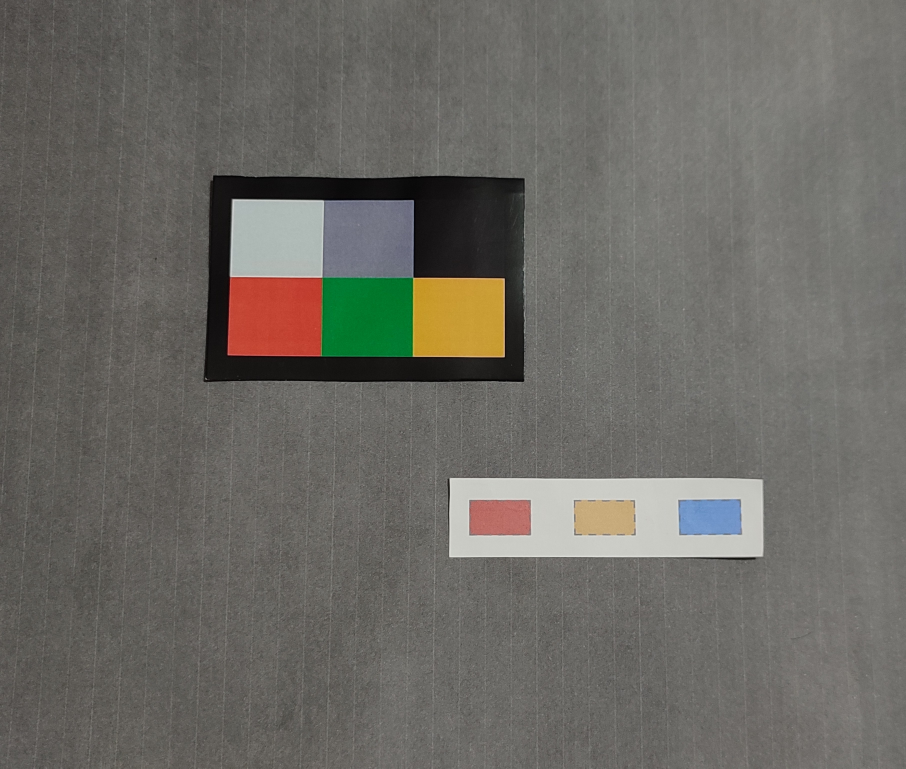
#> input picture Synthetic_IRL_test_image/_duplicate/IMG_20261023_184951 (1).jpg, 3623 x 3073 px (shown at 1/4 size)
$ python -i calib.py   (imports and definitions only)
#> lines starting #> are read from the running program, lines starting #| are printed output that depends on the picture; after the words box and inside, x2 and y2 are one past the last pixel; in counts of white or black regions, pixels touching at a corner belong together
"""Calibration card: detection, perspective warp, patch extraction, white-balance.

All images in SaafScan are RGB uint8 arrays. Functions are pure — inputs are
never mutated; corrections always return new arrays.
"""

from __future__ import annotations

import cv2
import numpy as np

# Printed reference card: black frame + 2x3 grid of nominal colour patches.
CARD_NOMINAL: dict = {
    "width": 276,
    "height": 184,
    "border": 14,
    "patches": [
        {"name": "white", "rgb": (240, 240, 240)},
        {"name": "grey", "rgb": (128, 128, 128)},
        {"name": "black", "rgb": (25, 25, 25)},
        {"name": "red", "rgb": (200, 40, 40)},
        {"name": "green", "rgb": (40, 170, 60)},
        {"name": "amber", "rgb": (230, 160, 60)},
    ],
}

PatchRef = dict[str, object]


def order_quad(pts: np.ndarray) -> np.ndarray:
    """Order 4 points as top-left, top-right, bottom-right, bottom-left."""
    pts = np.asarray(pts, dtype=np.float32).reshape(4, 2)
    s = pts.sum(axis=1)
    d = pts[:, 1] - pts[:, 0]
    return np.array(
        [pts[s.argmin()], pts[d.argmin()], pts[s.argmax()], pts[d.argmax()]],
        dtype=np.float32,
    )


def _quad_geometry(quad: np.ndarray, img_area: float) -> tuple[float, float, float]:
    """Return (aspect, solidity, area_frac) of a quad in an image."""
    tl, tr, br, bl = quad
    w = (np.linalg.norm(tr - tl) + np.linalg.norm(br - bl)) / 2.0
    h = (np.linalg.norm(bl - tl) + np.linalg.norm(br - tr)) / 2.0
    long_, short_ = max(w, h), max(min(w, h), 1e-6)
    rect = cv2.minAreaRect(quad.astype(np.float32))
    rect_area = max(rect[1][0] * rect[1][1], 1e-6)
    quad_area = abs(float(cv2.contourArea(quad.astype(np.float32))))
    return long_ / short_, quad_area / rect_area, quad_area / max(img_area, 1e-6)


def _warp(image: np.ndarray, quad: np.ndarray, size: tuple[int, int]) -> np.ndarray:
    """Warp ``quad`` onto a ``size`` rectangle.

    Corner order is **honoured, not re-derived**: the quad must already be
    ordered top-left, top-right, bottom-right, bottom-left. detect_card
    deliberately returns a *rotated* order so that a card photographed upside
    down or on its side still maps to a correctly-oriented card image —
    re-ordering by image position here would silently undo that.

    Every quad reaching this function comes from a detector that has already
    called :func:`order_quad` once.
    """
    width, height = size
    dst = np.array([[0, 0], [width - 1, 0], [width - 1, height - 1], [0, height - 1]], np.float32)
    matrix = cv2.getPerspectiveTransform(np.asarray(quad, dtype=np.float32), dst)
    return cv2.warpPerspective(image, matrix, (width, height))


def _looks_like_card(warped: np.ndarray) -> bool:
    """Validate a candidate: dark frame, lighter interior, brightest=white, darkest=black."""
    h, w = warped.shape[:2]
    ring = max(int(0.08 * h), 3)
    border = np.concatenate(
        [
            warped[:ring].reshape(-1, 3),
            warped[-ring:].reshape(-1, 3),
            warped[:, :ring].reshape(-1, 3),
            warped[:, -ring:].reshape(-1, 3),
        ]
    ).mean(axis=0)
    interior = warped[ring:-ring, ring:-ring].reshape(-1, 3).mean(axis=0)
    if float(border.mean()) > float(interior.mean()) - 20.0:
        return False  # frame must be clearly darker than the patch field
    # White patch must be (near-)brightest and black patch (near-)darkest.
    patches = extract_patches(warped)
    lums = patches @ np.array([0.299, 0.587, 0.114], dtype=np.float32)
    return bool(lums[0] >= lums.max() - 8.0 and lums[2] <= lums.min() + 8.0)


def _card_orientations(quad: np.ndarray) -> list[np.ndarray]:
    """The same rectangle as seen from each of four viewing angles.

    ``order_quad`` labels corners by their position in the *image*, so a card
    photographed upside down or turned on its side yields the right four points
    in the wrong order. The warp then rotates the patch layout, white lands
    where black should be, and the card is refused. Shifting the corner order by
    one is precisely that rotation, so every candidate is checked in all four.
    """
    return [np.roll(quad, -shift, axis=0) for shift in range(4)]


def detect_card(image: np.ndarray) -> np.ndarray | None:
    """Find the black-framed calibration card. Returns ordered quad or None."""
    gray = cv2.cvtColor(image, cv2.COLOR_RGB2GRAY)
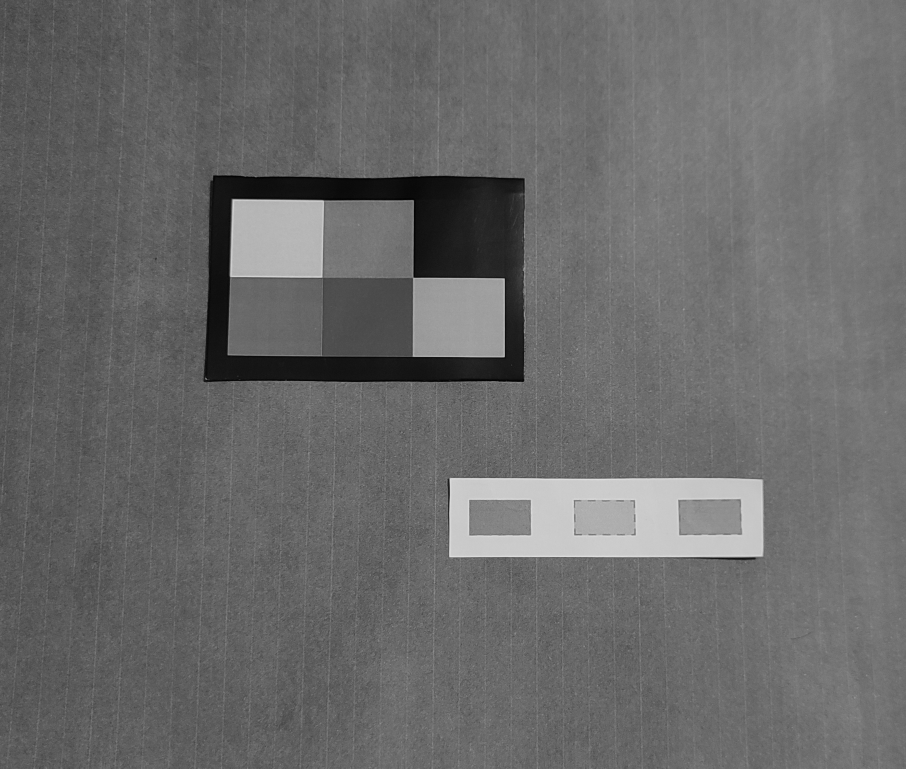
#> gray: shape (3073, 3623) (shown at 1/4 size); min 0, max 236, mean 105.5
    # Adaptive darkness threshold: the frame must stay "dark" under any exposure.
    _, mask = cv2.threshold(gray, max(40.0, float(gray.mean()) - 45.0), 255, cv2.THRESH_BINARY_INV)
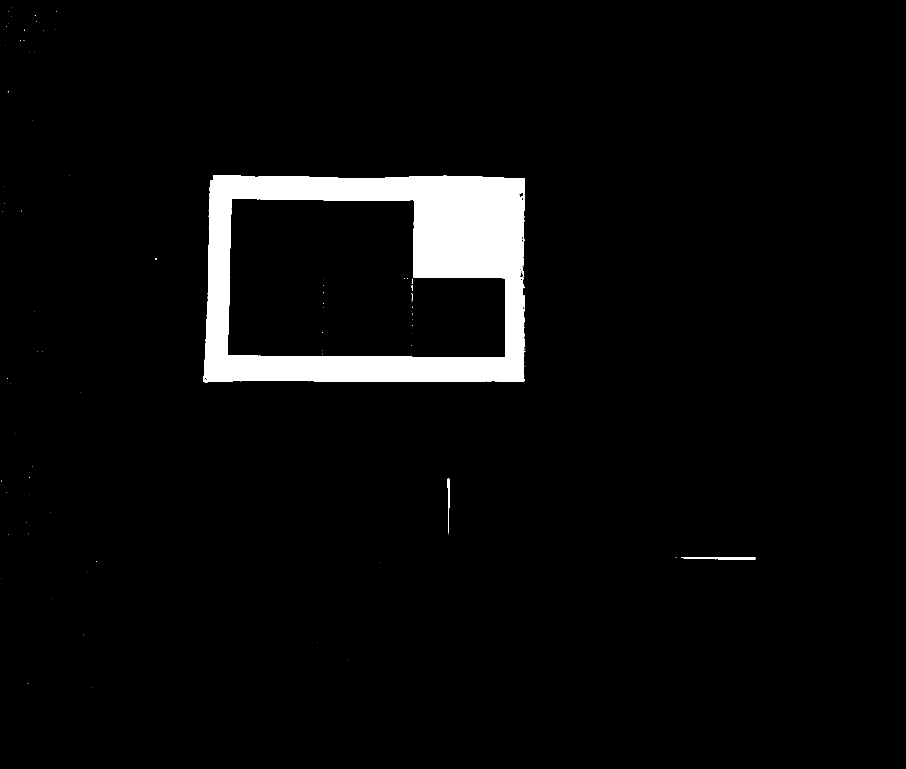
#> mask: shape (3073, 3623) (shown at 1/4 size); 4.1% white; 92 white regions (83 under 20 px)
    contours, _ = cv2.findContours(mask, cv2.RETR_EXTERNAL, cv2.CHAIN_APPROX_SIMPLE)
#> contours = 66 contours, 61 with area under 20; largest, box (x1, y1, x2, y2) and area: (814, 701, 2101, 1529) 1031588, (2724, 2230, 3024, 2239) 1399, (1790, 1915, 1799, 2132) 722, (2087, 1083, 2096, 1106) 81, (621, 1032, 627, 1040) 23
    h_img, w_img = gray.shape
#> h_img = 3073; w_img = 3623
    img_area = float(h_img * w_img)
#> img_area = 11133479
    candidates = []
    for contour in contours:
        peri = cv2.arcLength(contour, True)
        poly = cv2.approxPolyDP(contour, 0.02 * peri, True)
        if len(poly) != 4 or not cv2.isContourConvex(poly):
            continue
        quad = order_quad(poly.reshape(4, 2).astype(np.float32))
        aspect, solidity, area_frac = _quad_geometry(quad, img_area)
        if not (1.0 <= aspect <= 2.4 and solidity > 0.85 and 0.015 <= area_frac <= 0.5):
            continue
        candidates.append((area_frac, quad))
#> this loop made 66 passes
#> (peri, poly) on passes 1 to 12: (0, [[368, 2749]]), (3.41, [[111, 2733], [112, 2734], [112, 2733]]), (0, [[1389, 2641]]), (0, [[1271, 2569]]), (2, [[335, 2539], [335, 2540]]), (0, [[208, 2392]]), (0, [[4, 2314]]), (0, [[348, 2291]]), (0, [[1520, 2250]]), (4.83, [[384, 2246], [385, 2247], [386, 2246]]), (6, [[2703, 2231], [2706, 2231]]), (612.4, [[2724, 2231], [3023, 2235]])
#> peri on passes 39, 41, 49: 59.8, 20.49, 9.41
#> after the loop, candidates = [(0.0927, [[853, 702], [2096, 713], [2096, 1524], [816, 1527]])]
    for _, quad in sorted(candidates, key=lambda c: -c[0]):
        for oriented in _card_orientations(quad):
            warped = _warp(image, oriented, (CARD_NOMINAL["width"], CARD_NOMINAL["height"]))
            if _looks_like_card(warped):
                return oriented
#> this loop made 1 pass
#> quad on pass 1: [[853, 702], [2096, 713], [2096, 1524], [816, 1527]]
    return None


def canonical_card(image: np.ndarray, quad: np.ndarray | None = None) -> np.ndarray:
    """Perspective-corrected card image at nominal size."""
    if quad is None:
        quad = detect_card(image)
        if quad is None:
            raise ValueError("no calibration card detected")
    return _warp(image, quad, (CARD_NOMINAL["width"], CARD_NOMINAL["height"]))


def extract_patches(card: np.ndarray) -> np.ndarray:
    """Mean RGB of each nominal patch cell (row-major, CARD_NOMINAL order)."""
    h, w = card.shape[:2]
    border = CARD_NOMINAL["border"]
    inset = max(int(0.12 * h), border + 2)
    x0, x1 = border + 4, w - border - 4
    y0, y1 = inset, h - inset
    cell_w, cell_h = (x1 - x0) / 3.0, (y1 - y0) / 2.0
    out = np.zeros((len(CARD_NOMINAL["patches"]), 3), dtype=np.float32)
    idx = 0
    for row in range(2):
        for col in range(3):
            cx0 = int(x0 + col * cell_w + 0.2 * cell_w)
            cx1 = int(x0 + (col + 1) * cell_w - 0.2 * cell_w)
            cy0 = int(y0 + row * cell_h + 0.2 * cell_h)
            cy1 = int(y0 + (row + 1) * cell_h - 0.2 * cell_h)
            out[idx] = card[cy0:cy1, cx0:cx1].reshape(-1, 3).mean(axis=0)
            idx += 1
    return out


def _nominal_patch_rgb() -> np.ndarray:
    return np.array([p["rgb"] for p in CARD_NOMINAL["patches"]], dtype=np.float32)


def white_balance(image: np.ndarray, quad: np.ndarray | None = None) -> np.ndarray:
    """Per-channel linear correction anchored on the white/grey/black patches.

    Returns a new array; the input is never mutated. Degenerate inputs (no
    contrast between anchors) are returned unchanged.
    """
    if quad is None:
        quad = detect_card(image)
        if quad is None:
            return image.copy()
    card = _warp(image, quad, (CARD_NOMINAL["width"], CARD_NOMINAL["height"]))
    measured = extract_patches(card)  # white=0, grey=1, black=2
    nominal = _nominal_patch_rgb()
    x = measured[:3]  # (3 anchors, 3 channels)
    y = nominal[:3]
    out = image.astype(np.float32)
    for ch in range(3):
        xs, ys = x[:, ch], y[:, ch]
        span = xs.max() - xs.min()
        if span < 20.0:
            continue  # channel has no usable anchor contrast
        a, b = np.polyfit(xs, ys, 1)
        if not (0.2 <= a <= 5.0):
            continue
        out[:, :, ch] = out[:, :, ch] * a + b
    return np.clip(out, 0, 255).astype(np.uint8)

>>> import cv2
>>> picture = cv2.cvtColor(cv2.imread('../../Synthetic_IRL_test_image/_duplicate/IMG_20261023_184951 (1).jpg'), cv2.COLOR_BGR2RGB)
>>> result = detect_card(picture)
#> result = [[853, 702], [2096, 713], [2096, 1524], [816, 1527]]
